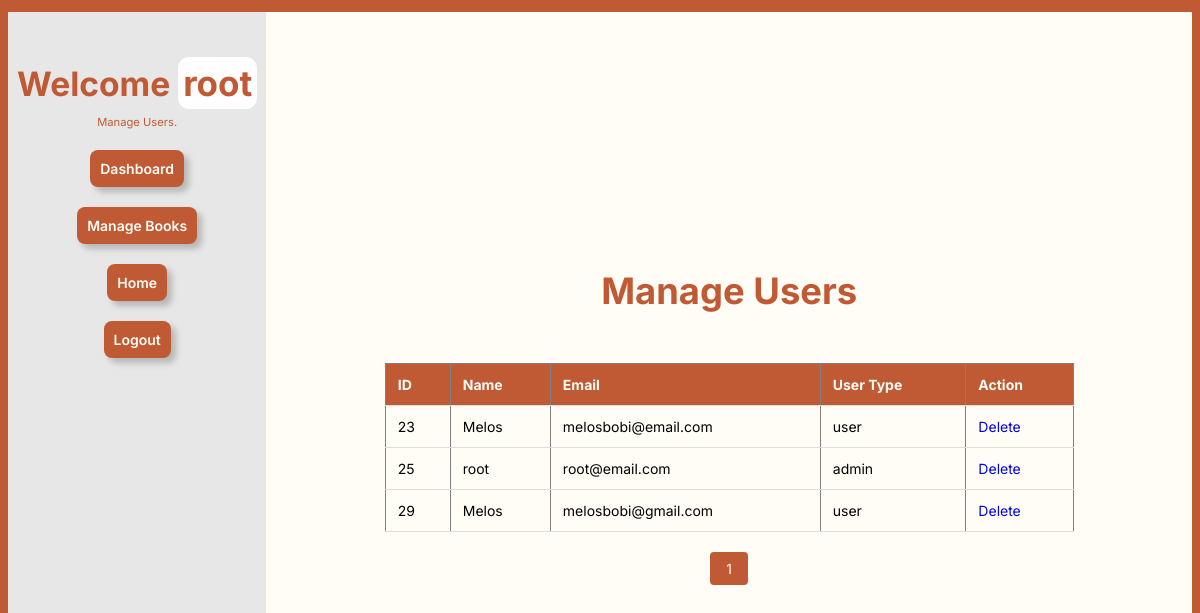
/dashboard/manage_users.php (signed in), run on the app's committed database.
### tables this page shows
CREATE TABLE `user_form` (
  `id` int(255) NOT NULL,
  `name` varchar(255) NOT NULL,
  `email` varchar(255) NOT NULL,
  `password` varchar(255) NOT NULL,
  `user_type` varchar(255) NOT NULL DEFAULT 'user'
);

### dashboard/manage_users.php (the view, shortened to what this page needs)
<?php
include '../core/database.php';
$usersPerPage = 4;
$current_page = isset($_GET['page']) ? $_GET['page'] : 1;
$offset = ($current_page - 1) * $usersPerPage;
$query = "SELECT * FROM user_form LIMIT $offset, $usersPerPage";
$result = mysqli_query($conn, $query);
$totalUsersQuery = "SELECT COUNT(*) as total FROM user_form";
$totalUsersResult = mysqli_query($conn, $totalUsersQuery);
$totalUsers = mysqli_fetch_assoc($totalUsersResult)['total'];
$totalPages = ceil($totalUsers / $usersPerPage);
?>
<!DOCTYPE html>
<html lang="en">
<head>
    <link rel="stylesheet" href="../css/globals.css">
    <link rel="stylesheet" href="manage_users.css">
</head>
<body>
    <div class="container">
        <div class="sectionWhite">
            <aside class="sections">
                <div class="sectionLeft">
                    <div class="leftText">
                        <h2>Welcome <span>
                                <?php echo $_SESSION['admin_name'] ?>
                            </span></h2>
                        <p>Manage Users.</p>
                        <div class="formGroup">
                            <a href="admin_page.php" rel="noopener noreferrer"> <input type="submit" name="submit"
                                    class="btnDashboard" value="Dashboard"></a>
                        </div>
                        <div class="formGroup">
                            <a href="manage_books.php" rel="noopener noreferrer"><input type="submit" name="submit"
                                    class="btnDashboard" value="Manage Books"></a>
                        </div>
                        <div class="formGroup">
                            <a href="../main/home.php" rel="noopener noreferrer"><input type="submit" name="submit"
                                    class="btnDashboard" value="Home"></a>
                        </div>
                        <div class="formGroup">
                            <a href="../core/logout.php" rel="noopener noreferrer"
                                onclick="return confirm('Are you sure you want to logout?')">
                                <input type="submit" name="submit" class="btnDashboard" value="Logout">
                            </a>
                        </div>
                    </div>
                </div>
                <div class="sectionRight">
                    <h1>Manage Users</h1>
                    <table border="1">
                        <tr>
                            <th>ID</th>
                            <th>Name</th>
                            <th>Email</th>
                            <th>User Type</th>
                            <th>Action</th>
                        </tr>
                        <?php
                        while ($row = mysqli_fetch_assoc($result)) {
                            ?>
                            <tr>
                                <td>
                                    <?php echo $row['id']; ?>
                                </td>
                                <td>
                                    <?php echo $row['name']; ?>
                                </td>
                                <td>
                                    <?php echo $row['email']; ?>
                                </td>
                                <td>
                                    <?php echo $row['user_type']; ?>
                                </td>
                                <td>
                                    <a href="crud/delete_user.php?id=<?php echo $row['id']; ?>">Delete</a>
                                </td>
                            </tr>
                            <?php
                        }
                        ?>
                    </table>
                    <div class="pagination">
                        <?php
                        for ($i = 1; $i <= $totalPages; $i++) {
                            $activeClass = ($i == $current_page) ? 'current-page' : '';
                            echo "<a class='page-link $activeClass' href='?page=$i'>$i</a>";
                        }
                        ?>
                    </div>
                </div>
        </div>
    </div>
</body>
</html>

### css/globals.css (style rules this page uses)
* { box-sizing: border-box; font-size: 14px; font-family: 'Inter', sans-serif; }
:root { --main-color: #C05A34; --section-color: #FFFDF6; --text-colorOnWhiteBG: #C05A34; --text-colorOnDifferentBG: #FFFDF6; --extraColor: #e7e7e7; --primaryFont: "Inter", sans-serif; }
body { margin: 0; padding: 0; background-color: var(--main-color); overflow-y: scroll; scrollbar-width: none; -ms-overflow-style: none; }
a { text-decoration: none; }
html { scroll-behavior: smooth; }

### dashboard/manage_users.css (style rules this page uses)
.container { background-color: var(--main-color); display: flex; flex-direction: column; padding: 0 8px; height: 0; box-shadow: 0px 4px 4px rgba(0, 0, 0, 0.25); }
.sectionWhite { background-color: var(--section-color); display: flex; flex-direction: column; margin: 12px 0 48px; }
.sections { display: flex; height: 100vh; }
.sectionLeft { display: flex; padding-top: 50px; align-items: flex-start; justify-content: center; background-color: var(--extraColor); width: 30%; }
.formGroup { color: var(--main-color); display: flex; padding: 10px; flex-direction: column; align-items: center; }
.leftText { display: flex; align-items: center; justify-content: center; flex-direction: column; }
.leftText h2 { color: var(--main-color); font-size: 2.4rem; margin: 0; }
.leftText p { color: var(--main-color); font-size: 0.8rem; text-align: center; }
.sectionRight { padding: 10%; width: 100%; display: flex; flex-direction: column; align-items: center; justify-content: center; }
.sectionRight h1 { color: var(--main-color); text-align: center; font-size: 2.6rem; }
.leftText span { font-weight: 700; font-size: 2.5rem; border-radius: 11px; padding: 5px; background-color: #fefefe; }
.btnDashboard { background-color: var(--main-color); font-weight: 600; color: var(--section-color); border-style: none; padding: 10px; border-radius: 8px; box-shadow: 5px 5px 6px 0px rgba(0, 0, 0, 0.21); -webkit-box-shadow: 5px 5px 6px 0px rgba(0, 0, 0, 0.21); -moz-box-shadow: 5px 5px 6px 0px rgba(0, 0, 0, 0.21); }
table { width: 100%; border-collapse: collapse; margin-top: 20px; }
th, td { padding: 12px; text-align: left; border-bottom: 1px solid #ddd; }
th { background-color: var(--main-color); color:var(--section-color); }
.pagination { display: flex; justify-content: center; margin-top: 20px; }
.page-link { padding: 8px 16px; margin: 0 5px; background-color: #c05934ab; color: var(--section-color); text-decoration: none; border-radius: 4px; }
.current-page { background-color: var(--main-color); }

### data on the page
user_form: id "23", name "Melos", email "melosbobi@email.com", user_type "user"
user_form: id "25", name "root", email "root@email.com", user_type "admin"
user_form: id "29", name "Melos", email "melosbobi@gmail.com", user_type "user"

### other printed values
$_SESSION['admin_name'] "root"
